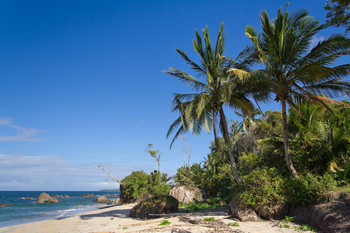
#> input picture images/beach.png, 350 x 233 px, found by its file name
$ python grayscale_histogram.py
#> lines starting #> are read from the running program, lines starting #| are printed output that depends on the picture
import matplotlib.pyplot as plt
import cv2
import numpy as np


image = cv2.imread(r'images\beach.png')
#> image is the input picture: shape (233, 350, 3); mean B, G, R 136, 110.4, 78.6
image = cv2.cvtColor(image, cv2.COLOR_BGR2GRAY)
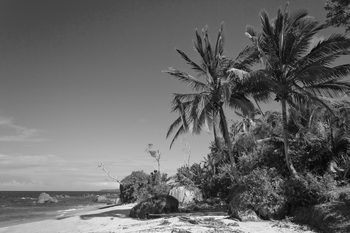
#> image: shape (233, 350); min 3, max 250, mean 103.8
cv2.imshow('Grayscale', image)

#### GRAYSCALE ####

# IMAGE, CHANNELS MASK, HISTSIZE, RANGE
hist = cv2.calcHist([image], [0], None, [256], [0, 256])
#> hist = 256 values, max 1023 at index 91, min 0 at index 0, mean 318.6

plt.figure(figsize=(5, 3))
plt.title('Grayscale Histogram')
plt.xlabel('Bins')
plt.ylabel('# of pixels')
plt.plot(hist)
plt.xlim([0, 256])
plt.tight_layout()
plt.show()
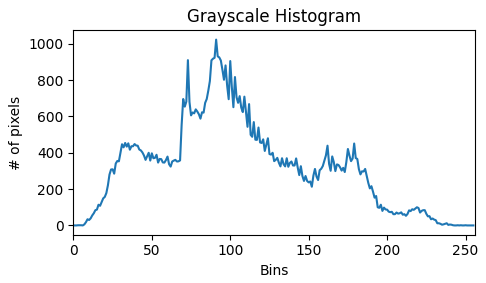
#> figure drawn by matplotlib, 1 panel; curve peaks at x = 91, y = 1023


cv2.waitKey(0)

$ run again, with images/coins.png copied over images/beach.png
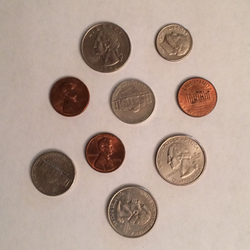
#> input picture images/coins.png, 250 x 250 px, found by its file name
#> image is the input picture: shape (250, 250, 3); mean B, G, R 147.7, 159.9, 180.7
#> `image = cv2.cvtColor(image, cv2.COLOR_BGR2GRAY)`:
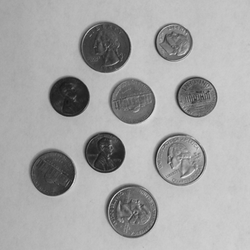
#> image: shape (250, 250); min 21, max 227, mean 164.7
#> hist = 256 values, max 2395 at index 199, min 0 at index 0, mean 244.1
#> `plt.show()`:
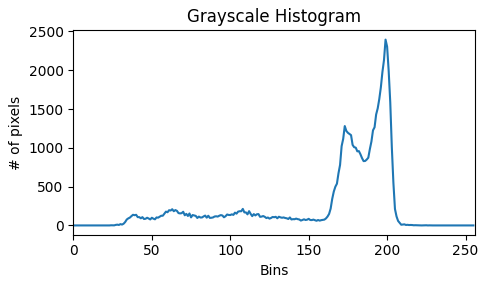
#> figure drawn by matplotlib, 1 panel; curve peaks at x = 199, y = 2395

$ run again, with images/hat_cat.png copied over images/beach.png
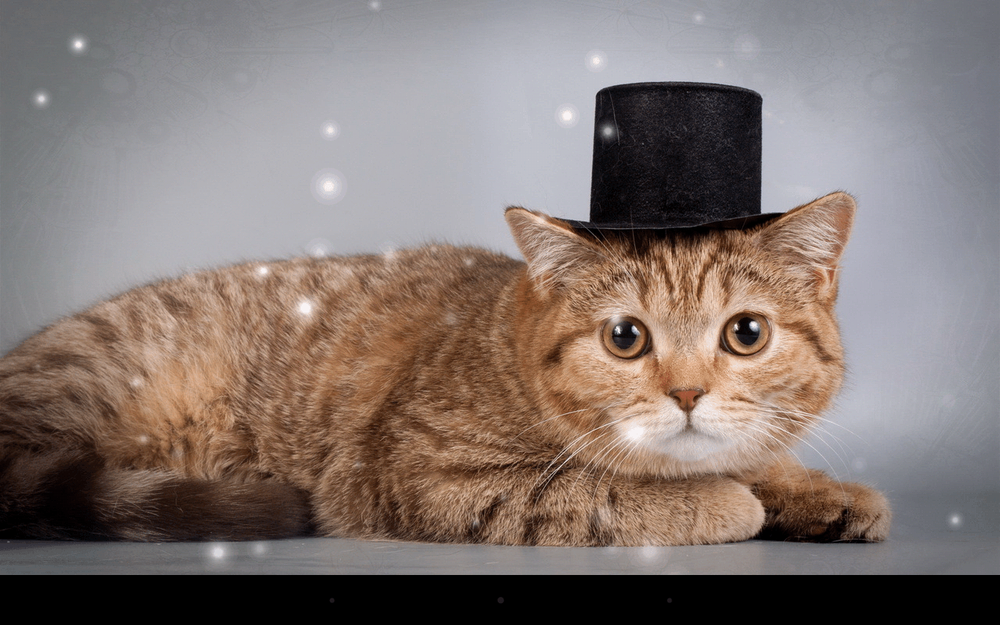
#> input picture images/hat_cat.png, 1000 x 625 px, shrunk from 1280 x 800 before the run, found by its file name
#> image is the input picture: shape (625, 1000, 3); mean B, G, R 112.9, 117.7, 130.3
#> `image = cv2.cvtColor(image, cv2.COLOR_BGR2GRAY)`:
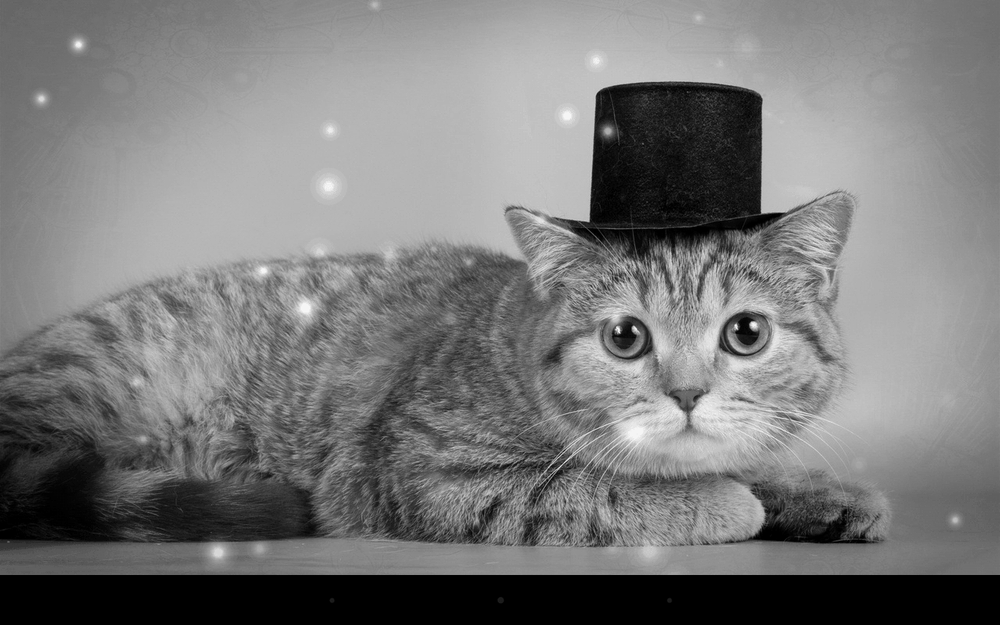
#> image: shape (625, 1000); min 0, max 250, mean 120.9
#> hist = 256 values, max 50267 at index 0, min 0 at index 249, mean 2441.4
#> `plt.show()`:
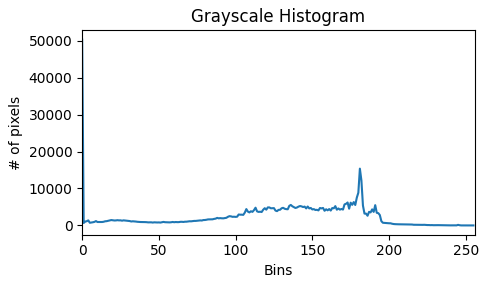
#> figure drawn by matplotlib, 1 panel; curve peaks at x = 0, y = 50267
